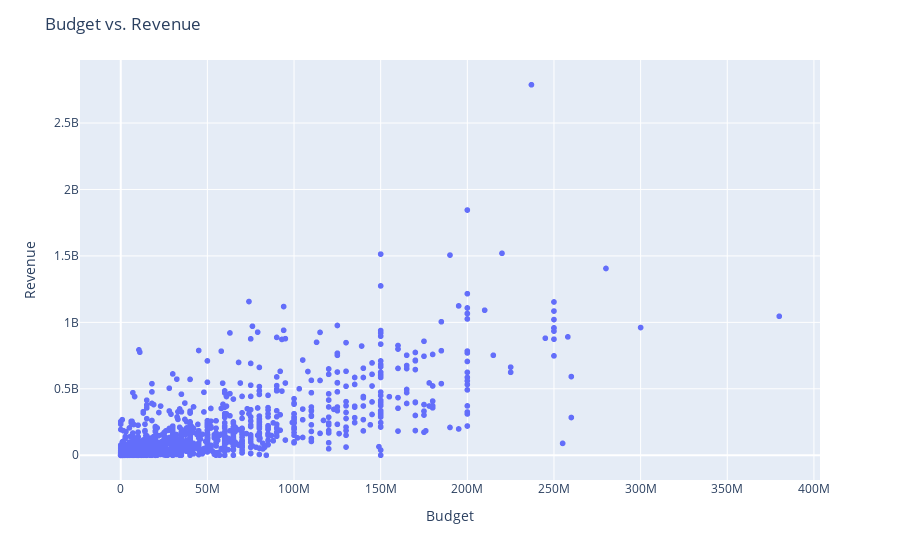

Notebook code for this chart:
### Markdown cell above
## Interactive Visualization
For interactive visualizations, I integrated Plotly. This library offers dynamic charts that allow for user-driven exploration of the data.

### Code cell
fig = px.scatter(df, x='budget', y='revenue', hover_name='original_title')
fig.update_layout(title='Budget vs. Revenue', xaxis_title='Budget', yaxis_title='Revenue')
fig.show()

### Figure 1 — Plotly figure (JSON) as saved in the notebook; plotly's stock layout.template omitted (floating-point values rounded to 4 significant figures; data arrays with more than 128 entries replaced by an {"elided": "..."} marker saying what was removed)
{"data": [{"hovertemplate": "<b>%{hovertext}</b><br><br>budget=%{x}<br>revenue=%{y}<extra></extra>", "hovertext": {"elided": "1493 str values"}, "legendgroup": "", "marker": {"color": "#636efa", "symbol": "circle"}, "mode": "markers", "name": "", "showlegend": false, "type": "scattergl", "x": {"elided": "1493 int values"}, "xaxis": "x", "y": {"elided": "1493 int values"}, "yaxis": "y"}], "layout": {"legend": {"tracegroupgap": 0}, "margin": {"t": 60}, "title": {"text": "Budget vs. Revenue"}, "xaxis": {"anchor": "y", "domain": [0, 1], "title": {"text": "Budget"}}, "yaxis": {"anchor": "x", "domain": [0, 1], "title": {"text": "Revenue"}}}}
